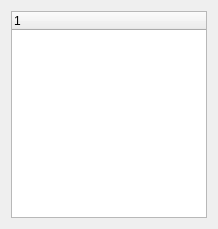
<?xml version="1.0" encoding="UTF-8"?>
<ui version="4.0">
 <class>Form</class>
 <widget class="QWidget" name="Form">
  <property name="geometry">
   <rect>
    <x>0</x>
    <y>0</y>
    <width>218</width>
    <height>229</height>
   </rect>
  </property>
  <property name="windowTitle">
   <string>Form</string>
  </property>
  <layout class="QGridLayout" name="gridLayout">
   <item row="0" column="0">
    <widget class="QTreeWidget" name="projectTreeWidget">
     <column>
      <property name="text">
       <string notr="true">1</string>
      </property>
     </column>
    </widget>
   </item>
  </layout>
 </widget>
 <resources/>
 <connections/>
</ui>
